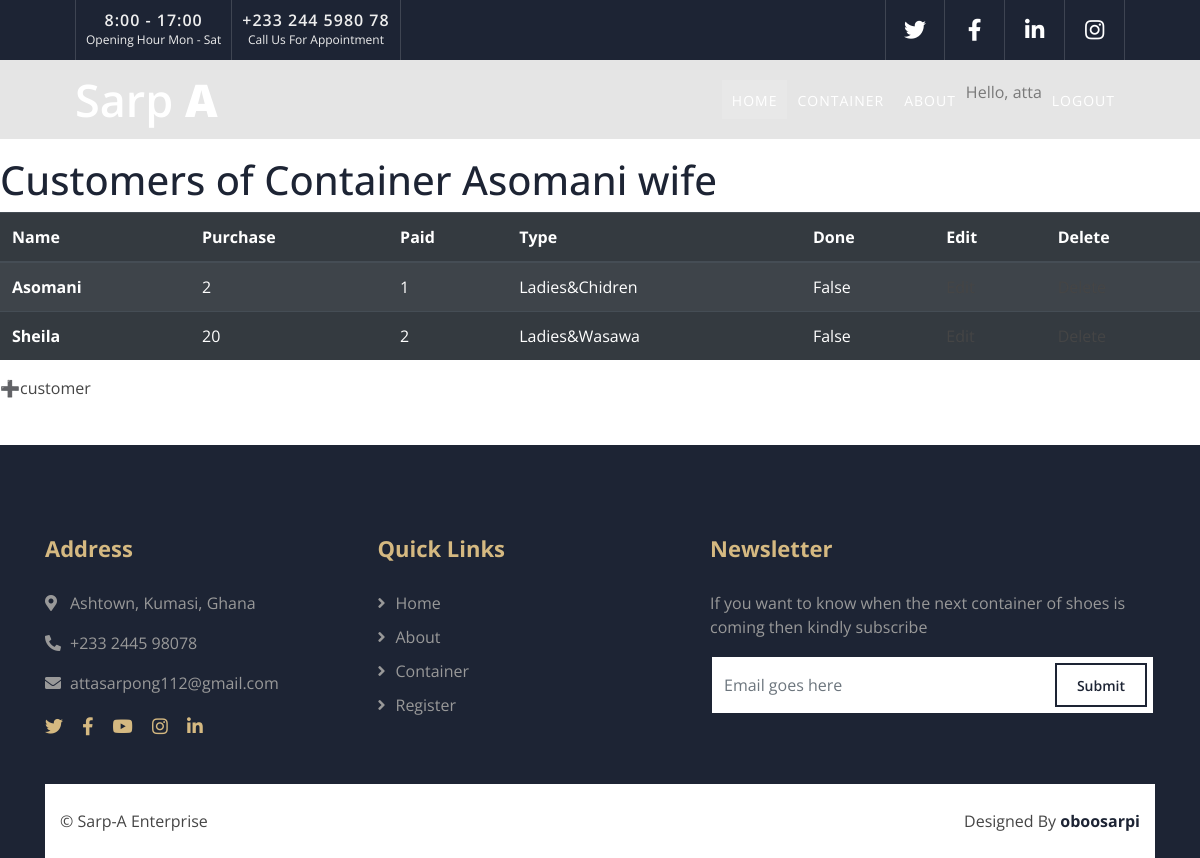
Page /container/asomani-wife (signed in) on the earlier database version.
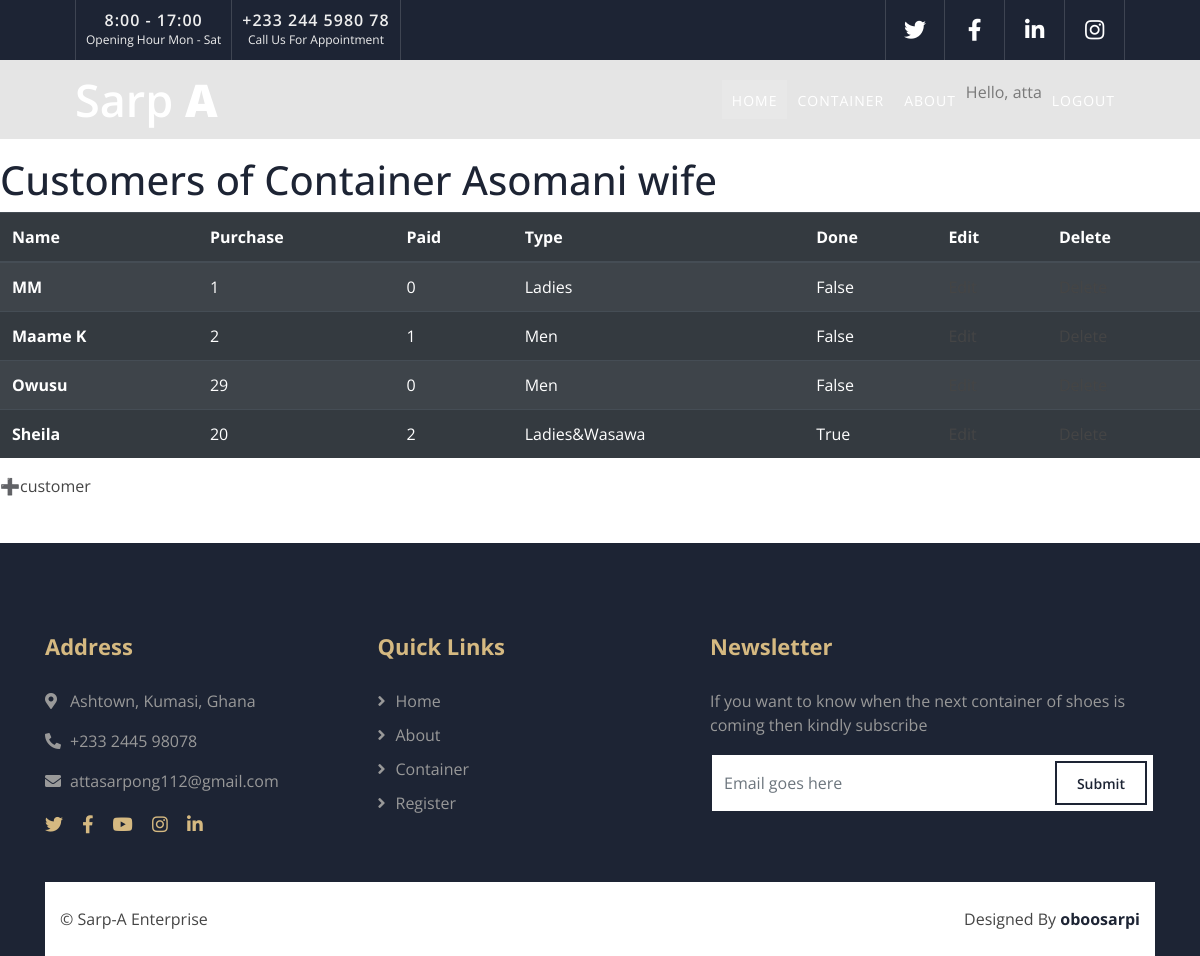
Same page on the later database version.
### attas/models.py (models this page shows, shortened)
class Container(models.Model):
    name = models.CharField(max_length=200)
    date = models.DateField(default=timezone.now)
    owner = models.ForeignKey(User, on_delete=models.CASCADE, null=True)#change to  non-nullable later
    slug = models.SlugField(max_length=200, unique_for_date='date', null=True) #change to  non-nullable later
    class Meta:
        ordering = ('-date',)
        verbose_name_plural = 'containers'

class Customer(models.Model):
    TYPE = (
        ('Men', 'M'),
        ('Ladies', 'L'),
        ('Children', 'C'),
        ('Youth', 'Y'),
        ('Wasawa', 'W'),
        ('Ladies&Chidren', 'L and C'),
        ('Ladies&Wasawa', 'L and W'),
        ('Ladies&Men', 'L and M'),
        ('Youth&Wasawa', 'Y and W'),
        ('Children&Wasawa', 'C and W'),
        ('Children&Youth', 'C and Y'),
    )
    container = models.ForeignKey(Container, on_delete=models.CASCADE)
    name = models.CharField(max_length=200)
    purchase = models.IntegerField(default=0)
    paid = models.IntegerField(default=0)
    type = models.CharField(choices=TYPE, max_length=30)
    done = models.BooleanField(default=False) #make it choice to save time
    class Meta:
        ordering = ('name',)
        verbose_name_plural = 'customers'

### attas/views.py (the view)
# urls.py: path('container/<slug:container_slug>', views.customer, name='customer'),
@login_required
def customer(request, container_slug):
    container = get_object_or_404(Container, slug=container_slug)
    if container.owner != request.user:
        raise Http404
    customers = container.customer_set.all()
    return render(request, 'customer.html', {'container': container, 'customers': customers})

### templates/customer.html (shortened to what this page needs)
{% extends 'base.html' %}
{% load static %}
{% block content %}
<h1>Customers of Container {{container.name}}</h1>
<table class="table table-dark table-striped">
    <thead>
    <tr>
      <th scope="col">Name</th>
      <th scope="col">Purchase</th>
      <th scope="col">Paid</th>
      <th scope="col">Type</th>
      <th scope="col">Done</th>
      <th scope="col">Edit</th>
      <th scope="col">Delete</th>
    </tr>
  </thead>
  <tbody>
  {% for customer in customers %}
    <tr>
      <th scope="row">{{customer.name }}</th>
      <td>{{customer.purchase }}</td>
      <td>{{customer.paid }}</td>
      <td>{{customer.type }}</td>
      <td>{{customer.done }}</td>
      <td><a href="{% url 'attas:edit_customer' customer.name customer.id%}">Edit</a></td>
      <td><a href="{% url 'attas:delete_customer' customer.name customer.id%}">Delete</a></td>
    </tr>
    {% empty %}
    <p> No customer here yet  </p>
    {% endfor %}
  </tbody>
</table>
<p class="button"><a href="{% url 'attas:add_customer' container.slug %}"> ➕customer </a> </p>
{% endblock content %}

### templates/base.html (shortened to what this page needs)
{% load static %}
{% load bootstrap4 %}
<!doctype html>
<html lang="en">
    <head>
        <link href="https://stackpath.bootstrapcdn.com/bootstrap/4.4.1/css/bootstrap.min.css" rel="stylesheet">
        <link href="https://cdnjs.cloudflare.com/ajax/libs/font-awesome/5.10.0/css/all.min.css" rel="stylesheet">
        <link href="{% static 'lib/animate/animate.min.css' %}" rel="stylesheet">
        <link href="{% static 'lib/owlcarousel/assets/owl.carousel.min.css' %}" rel="stylesheet">
        <link href="{% static 'lib/lightbox/css/lightbox.min.css' %}" rel="stylesheet">
        <link href="{% static 'css/style.css' %}" rel="stylesheet">
    </head>
    <body>
        <div class="top-bar d-none d-md-block">
            <div class="container-fluid">
                <div class="row">
                    <div class="col-md-6">
                        <div class="top-bar-left">
                            <div class="text">
                                <h2>8:00 - 17:00</h2>
                                <p>Opening Hour Mon - Sat</p>
                            </div>
                            <div class="text">
                                <h2>+233 244 5980 78</h2>
                                <p>Call Us For Appointment</p>
                            </div>
                        </div>
                    </div>
                    <div class="col-md-6">
                        <div class="top-bar-right">
                            <div class="social">
                                <a href="#"><i class="fab fa-twitter"></i></a>
                                <a href="#"><i class="fab fa-facebook-f"></i></a>
                                <a href="#"><i class="fab fa-linkedin-in"></i></a>
                                <a href="#"><i class="fab fa-instagram"></i></a>
                            </div>
                        </div>
                    </div>
                </div>
            </div>
        </div>
        <div class="navbar navbar-expand-lg bg-dark navbar-dark">
            <div class="container-fluid">
                <a href="index.html" class="navbar-brand">Sarp <span>A</span></a>
               <div class="collapse navbar-collapse justify-content-between" id="navbarCollapse">
                    <div class="navbar-nav ml-auto">
                        <a href="{%url 'attas:index' %}" class="nav-item nav-link active">Home</a>
                        <a href="{%url 'attas:container' %}" class="nav-item nav-link">Container</a>
                        <a href="{%url 'attas:about' %}" class="nav-item nav-link">About</a>
                        {% if user.is_authenticated %}
                        Hello, {{user.username}}
                        <a href="{%url 'users:logout' %}" class="nav-item nav-link">Logout</a>
                        {%else%}
                        <a href="{%url 'users:login' %}" class="nav-item nav-link">Login</a>
                        <a href="{%url 'users:register' %}" class="nav-item nav-link">Register</a>
                        {%endif%}
                    </div>
                </div>
            </div>
        </div>
    {% block content %}
    {% endblock content %}
        <div class="footer">
            <div class="container">
                <div class="row">
                    <div class="col-lg-7">
                        <div class="row">
                            <div class="col-md-6">
                                <div class="footer-contact">
                                    <h2>Address</h2>
                                    <p><i class="fa fa-map-marker-alt"></i>Ashtown, Kumasi, Ghana</p>
                                    <p><i class="fa fa-phone-alt"></i>+233 2445 98078</p>
                                    <p><i class="fa fa-envelope"></i>attasarpong112@gmail.com</p>
                                    <div class="footer-social">
                                        <a href=""><i class="fab fa-twitter"></i></a>
                                        <a href=""><i class="fab fa-facebook-f"></i></a>
                                        <a href=""><i class="fab fa-youtube"></i></a>
                                        <a href=""><i class="fab fa-instagram"></i></a>
                                        <a href=""><i class="fab fa-linkedin-in"></i></a>
                                    </div>
                                </div>
                            </div>
                            <div class="col-md-6">
                                <div class="footer-link">
                                    <h2>Quick Links</h2>
                                    <a href="{%url 'attas:index' %}">Home</a>
                                    <a href="{%url 'attas:about' %}">About</a>
                                    <a href="{%url 'attas:container' %}">Container</a>
                                    <a href="{%url 'users:register' %}">Register</a>
                                </div>
                            </div>
                        </div>
                    </div>
                    <div class="col-lg-5">
                        <div class="footer-newsletter">
                            <h2>Newsletter</h2>
                            <p>
                                If you want to know when the next container of shoes is coming then kindly subscribe
                            </p>
                            <div class="form">
                                <input class="form-control" placeholder="Email goes here">
                                <button class="btn">Submit</button>
                            </div>
                        </div>
                    </div>
                </div>
            </div>
            <div class="container copyright">
                <div class="row">
                    <div class="col-md-6">
                        <p>&copy; Sarp-A Enterprise</p>
                    </div>
                    <div class="col-md-6">
                        <p>Designed By <a href="https://twitter.com/ObooSarpi">oboosarpi</a></p>
                    </div>
            </div>
        </div>
        </div>
    </body>
</html>

### static/css/style.css (style rules this page uses)
body { color: #797979; background: #ffffff; font-family: 'Open Sans', sans-serif; }
h1, h2, h3, h4, h5, h6 { color: #1d2434; }
a { color: #454545; transition: .3s; }
.container-fluid { max-width: 1366px; }
.top-bar { position: relative; height: 60px; background: #1d2434; }
.top-bar .top-bar-left { display: flex; align-items: center; justify-content: flex-start; }
.top-bar .top-bar-right { display: flex; align-items: center; justify-content: flex-end; }
.top-bar .text { display: flex; align-items: center; justify-content: center; flex-direction: column; height: 60px; padding: 0 10px; text-align: center; border-left: 1px solid rgba(255, 255, 255, .15); }
.top-bar .text:last-child { border-right: 1px solid rgba(255, 255, 255, .15); }
.top-bar .text h2 { color: #eeeeee; font-weight: 600; font-size: 16px; letter-spacing: 1px; margin: 0; }
.top-bar .text p { color: #eeeeee; font-size: 12px; font-weight: 400; margin: 0; }
.top-bar .social { display: flex; height: 60px; font-size: 0; justify-content: flex-end; }
.top-bar .social a { display: flex; align-items: center; justify-content: center; width: 60px; height: 100%; font-size: 22px; color: #ffffff; border-right: 1px solid rgba(255, 255, 255, .15); }
.top-bar .social a:first-child { border-left: 1px solid rgba(255, 255, 255, .15); }
@media (min-width: 992px) { .top-bar { padding: 0 60px; } }
.navbar { position: relative; transition: .5s; z-index: 999; }
.navbar .navbar-brand { margin: 0; color: #ffffff; font-size: 45px; line-height: 0px; font-weight: 600; }
.navbar .navbar-brand span { font-weight: 800; }
.navbar-dark .navbar-nav .nav-link, .navbar-dark .navbar-nav .nav-link:focus, .navbar-dark .navbar-nav .nav-link:hover, .navbar-dark .navbar-nav .nav-link.active { padding: 10px 10px 8px 10px; color: #ffffff; }
.navbar-dark .navbar-nav .nav-link:hover, .navbar-dark .navbar-nav .nav-link.active { background: rgba(256, 256, 256, .1); transition: none; }
@media (min-width: 992px) { .navbar { position: absolute; width: 100%; top: 60px; padding: 20px 60px; background: rgba(0, 0, 0, .1) !important; z-index: 9; } }
@media (min-width: 992px) { .navbar a.nav-link { padding: 8px 15px; font-size: 14px; letter-spacing: 1px; text-transform: uppercase; } }
.footer { position: relative; margin-top: 45px; padding-top: 90px; background: #1d2434; }
.footer .footer-contact, .footer .footer-link, .footer .footer-newsletter { position: relative; margin-bottom: 45px; color: #999999; }
.footer .footer-contact h2, .footer .footer-link h2, .footer .footer-newsletter h2 { position: relative; margin-bottom: 30px; font-size: 22px; font-weight: 700; color: #D5B981; }
.footer .footer-link a { display: block; margin-bottom: 10px; color: #999999; transition: .3s; }
.footer .footer-link a::before { position: relative; content: "\f105"; font-family: "Font Awesome 5 Free"; font-weight: 900; margin-right: 10px; }
.footer .footer-contact p i { width: 25px; }
.footer .footer-social { position: relative; margin-top: 20px; }
.footer .footer-social a { display: inline-block; }
.footer .footer-social a i { margin-right: 15px; font-size: 18px; color: #D5B981; }
.footer .footer-social a:last-child i { margin: 0; }
.footer .footer-newsletter .form { position: relative; width: 100%; }
.footer .footer-newsletter input { height: 60px; border: 2px solid #1d2434; border-radius: 0; }
.footer .footer-newsletter .btn { position: absolute; top: 8px; right: 8px; height: 44px; padding: 8px 20px; font-size: 14px; font-weight: 600; color: #1d2434; background: none; border-radius: 0; border: 2px solid #1d2434; transition: .3s; }
.footer .copyright { padding: 0 30px; }
.footer .copyright .row { background: #ffffff; padding-top: 25px; padding-bottom: 25px; }
.footer .copyright p { margin: 0; color: #454545; }
.footer .copyright .col-md-6:last-child p { text-align: right; }
.footer .copyright p a { color: #1d2434; font-weight: 700; }

Differences in the rows shown:
removed Customer: name "Asomani", purchase "2", paid "1", type "Ladies&Chidren", done "False"
added Customer: name "MM", purchase "1", paid "0", type "Ladies", done "False"
added Customer: name "Maame K", purchase "2", paid "1", type "Men", done "False"
added Customer: name "Owusu", purchase "29", paid "0", type "Men", done "False"
changed Customer "Sheila": done "False" → "True"
